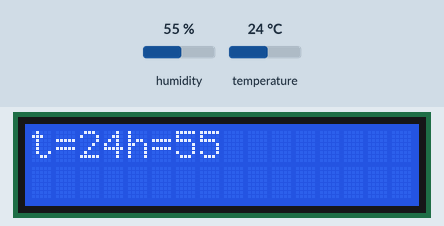
Simulated run of this sketch. Board: Arduino Uno, built with avr-gcc and run on an emulated ATmega328P. On the bench: 16×2 character LCD. Inputs (shaded band) come from the test bench; at power-on: humidity 55 %, temperature 24 °C.

Above: at 1.2 s.
1.3 s: humidity set to 22 %
At 2.5 s:
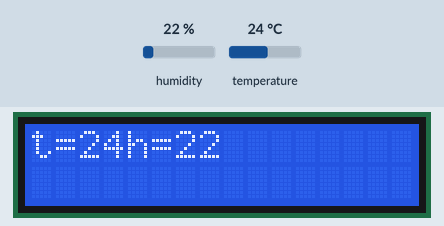
2.8 s: temperature set to 12 °C
At 3.6 s:
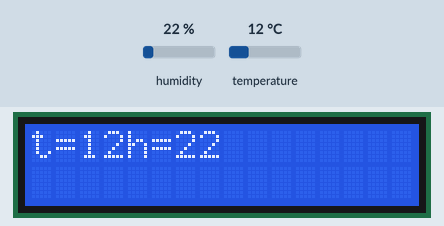
4.3 s: humidity set to 40 %
At 4.7 s:
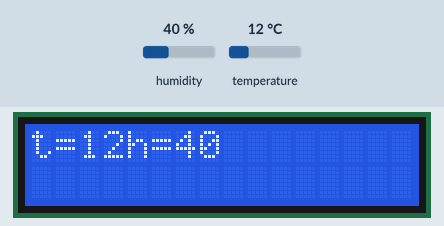
5.8 s: temperature set to 19 °C
At 6.9 s:
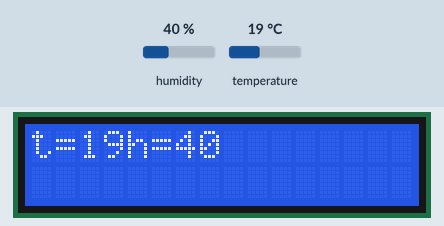
Timing chart, 0 to 8.3 s (numbered marks = the images above; inputs shaded):
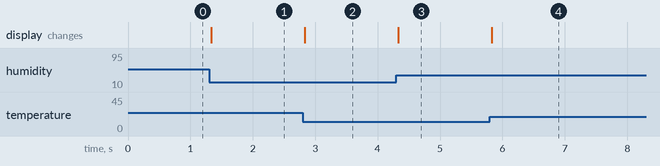

The sketch:

avg_accurate_temp_and_humidity_on_lcd.ino
```cpp
#include <math.h>
#include <dht.h>
#include<LiquidCrystal.h>
dht DHT;
#define DHT11_PIN 7
const int thermpin = A0;
LiquidCrystal lcd(12,11,5,4,3,2);
double Thermistor(int RawADC) {
 double Temp;
 Temp = log(10000.0*((1024.0/RawADC-1)));
//         =log(10000.0/(1024.0/RawADC-1)) // for pull-up configuration
 Temp = 1 / (0.001129148 + (0.000234125 + (0.0000000876741 * Temp * Temp ))* Temp );
 Temp = Temp - 273.15;            // Convert Kelvin to Celcius
 return Temp;
}

void setup() {
  lcd.begin(16,2);
  pinMode(A0,INPUT);
}

void loop() {
  int chk = DHT.read11(DHT11_PIN);
  int h = (DHT.humidity);
  int t = (DHT.temperature );
  lcd.setCursor(0,0);
  lcd.print("t=");
  lcd.print(t);
  lcd.setCursor(4,0);
  lcd.print("h=");
  lcd.print(h);
  delay(100);
}
```

Measured:
- after the input at 1.3 s, the display: changes at once (image 1)
- after the input at 2.8 s, the display: changes at once (image 2)
- after the input at 4.3 s, the display: changes at once (image 3)
- after the input at 5.8 s, the display: changes at once (image 4)
